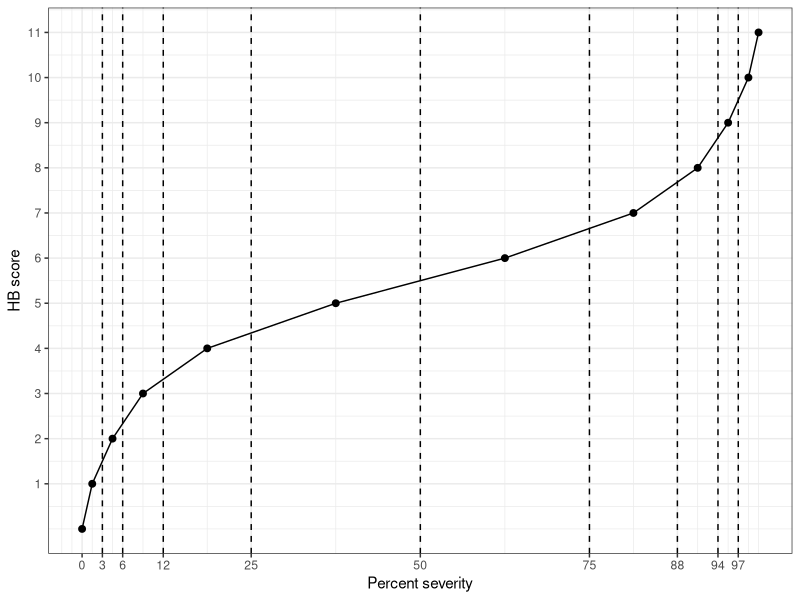
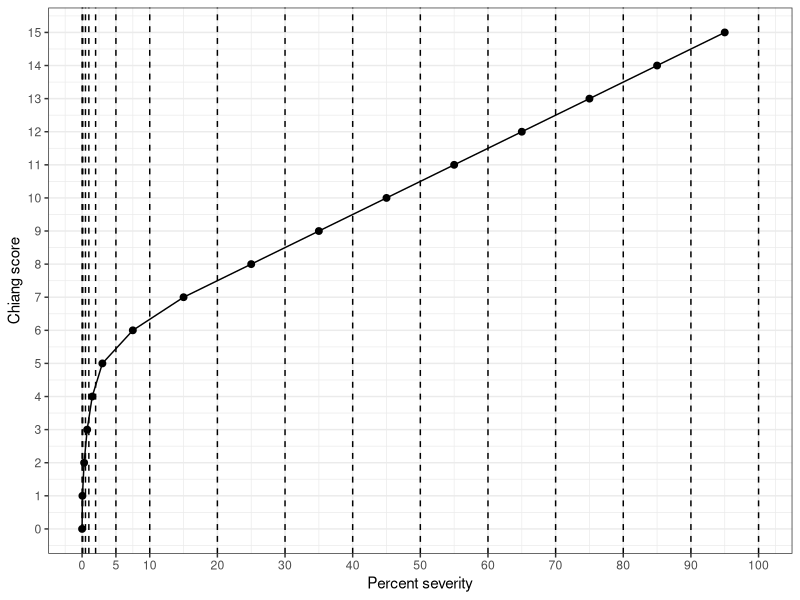

The R source for these figures, in order:
## ---- chunk 1
#| label: tbl-HB
#| tbl-cap: "The Horsfal-Barrat quantitative ordinal scale used as a tool for assessing plant disease severity "
HB <- tibble::tribble(
  ~ordinal, ~'range', ~midpoint,
  0,          '0',    0,   
  1,    '0+ to 3',  1.5,   
  2,    '3+ to 6',  4.5,   
  3,   '6+ to 12',  9.0,  
  4,  '12+ to 25', 18.5, 
  5,  '25+ to 50', 37.5, 
  6,  '50+ to 75', 62.5, 
  7,  '75+ to 88', 81.5, 
  8,  '88+ to 94', 91.0, 
  9,  '94+ to 97', 95.5, 
  10,'97+ to 100', 98.5,  
  11,      '100',   100 
  )
knitr::kable(HB, align = "c")
## ---- chunk 2
#| warning: false
#| message: false
#| label: fig-hb
#| fig-cap: "Ordinal scores of the Horsfal-Barrat scale"
#| code-fold: true
library(tidyverse)
theme_set(theme_bw())
HB |> 
  ggplot(aes(midpoint, ordinal))+
  geom_point(size =2)+
  geom_line()+
  scale_x_continuous(breaks = c(0, 3, 6, 12, 25, 50, 75, 88, 94, 97))+
  scale_y_continuous(breaks = c(1:12))+
  geom_vline(aes(xintercept = 3), linetype = 2)+
  geom_vline(aes(xintercept = 6), linetype = 2)+
  geom_vline(aes(xintercept = 12), linetype = 2)+
  geom_vline(aes(xintercept = 25), linetype = 2)+
  geom_vline(aes(xintercept = 50), linetype = 2)+
  geom_vline(aes(xintercept = 75), linetype = 2)+
  geom_vline(aes(xintercept = 88), linetype = 2)+
  geom_vline(aes(xintercept = 94), linetype = 2)+
  geom_vline(aes(xintercept = 97), linetype = 2)+
  labs(x = "Percent severity", y = "HB score")
## ---- chunk 3
#| label: tbl-chiang
#| tbl-cap: "The Chiang quantitative ordinal scale used as a tool for assessing plant disease severity "
chiang <- tibble::tribble(
  ~ordinal, ~'range', ~midpoint,
  0,          '0',     0,   
  1,  '0+ to 0.1',  0.05,   
  2,'0.1+ to 0.5',   0.3,   
  3,  '0.5+ to 1',  0.75,  
  4,    '1+ to 2',   1.5, 
  5,    '2+ to 5',     3, 
  6,   '5+ to 10',   7.5, 
  7,  '10+ to 20',    15, 
  8,  '20+ to 30',    25, 
  9,  '30+ to 40',    35, 
  10, '40+ to 50',    45,  
  11, '50+ to 60',    55,
  12, '60+ to 70',    65,
  13, '70+ to 80',    75,
  14, '80+ to 90',    85,
  15,'90+ to 100',   95
  )
knitr::kable(chiang, align = "c")
## ---- chunk 4
#| warning: false
#| message: false
#| label: fig-chiagn
#| fig-cap: "Ordinal scores of the Chiang scale"
#| code-fold: true
library(tidyverse)
theme_set(theme_bw())
chiang |> 
  ggplot(aes(midpoint, ordinal))+
  geom_point(size =2)+
  geom_line()+
  scale_y_continuous(breaks = c(0:15))+
  scale_x_continuous(breaks = c(0, 5, 10, 20, 30, 40, 50, 60, 70, 80, 90, 100))+
  geom_vline(aes(xintercept = 0), linetype = 2)+
  geom_vline(aes(xintercept = 0.1), linetype = 2)+
  geom_vline(aes(xintercept = 0.5), linetype = 2)+
  geom_vline(aes(xintercept = 1), linetype = 2)+
  geom_vline(aes(xintercept = 2), linetype = 2)+
  geom_vline(aes(xintercept = 5), linetype = 2)+
  geom_vline(aes(xintercept = 10), linetype = 2)+
  geom_vline(aes(xintercept = 20), linetype = 2)+
  geom_vline(aes(xintercept = 30), linetype = 2)+
   geom_vline(aes(xintercept = 40), linetype = 2)+
   geom_vline(aes(xintercept = 50), linetype = 2)+
   geom_vline(aes(xintercept = 60), linetype = 2)+
   geom_vline(aes(xintercept = 70), linetype = 2)+
   geom_vline(aes(xintercept = 80), linetype = 2)+
   geom_vline(aes(xintercept = 90), linetype = 2)+
   geom_vline(aes(xintercept = 100), linetype = 2)+
  labs(x = "Percent severity", y = "Chiang score")
  
  
## ---- chunk 5
DSI <- function(unit, class, max) {
df <- data.frame(unit, class)
tab <- aggregate(df$class, list(num=class), length)
tab$weight = tab$num * tab$x
(sum(as.numeric(tab$weight)))/(nrow(df)*max)*100
}
## ---- chunk 6
unit <- c(1:12)
class <- c(2,3,1,1,3,4,5,0,2,5,2,1)
ratings <- data.frame(unit, class)
knitr::kable(ratings)

## ---- chunk 7
DSI(ratings$unit, ratings$class, 6)

## ---- chunk 8
exp <- tibble::tribble(
  ~rep, ~`1`, ~`2`, ~`3`, ~`4`, ~`5`, ~`6`, ~`7`, ~`8`, ~`9`, ~`10`, ~`11`,~`12`,
  1, 2, 3, 1, 1, 3, 4, 5, 0, 2, 5, 2, 1,
  2, 3, 4, 4, 6, 5, 4, 4, 0, 2, 1, 1, 5,
  3, 5, 6, 6, 5, 4, 2, 0, 0, 0, 0, 2, 0,
  4, 5, 6, 0, 0, 0, 3, 3, 2, 1, 0, 2, 3, 
  5, 0, 0, 0, 0, 2, 3, 2, 5, 6, 2, 1, 0,
)
knitr::kable(exp)

## ---- chunk 9
res <- exp |> 
  pivot_longer(2:13, names_to = "unit", values_to = "class") |>
  group_by(rep) |> 
  summarise(DSI = DSI(unit, class, 6))
## ---- chunk 10
knitr::kable(res, align = "c")
